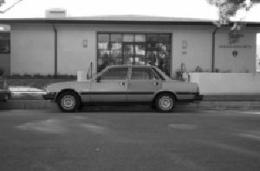
#> input picture image_0002.jpg, 260 x 171 px
$ python equalize.py --image image_0002.jpg
#> lines starting #> are read from the running program, lines starting #| are printed output that depends on the picture
# -*- coding: utf-8 -*-
"""
Created on Wed May 24 13:55:46 2017

@author: Rukayat Ariori
"""

import numpy as np
import argparse
import cv2
ap = argparse.ArgumentParser()
ap.add_argument("-i", "--image", required = True,
help = "Path to the image")
args = vars(ap.parse_args())

image = cv2.imread(args["image"])
#> image is the input picture: shape (171, 260, 3); min 0, max 255, mean 111.6
image = cv2.cvtColor(image, cv2.COLOR_BGR2GRAY)
#> image: shape (171, 260)

eq = cv2.equalizeHist(image)
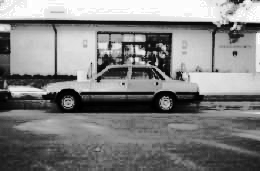
#> eq: shape (171, 260); min 0, max 255, mean 128.9

cv2.imshow("Histogram Equalization", np.hstack([image, eq]))
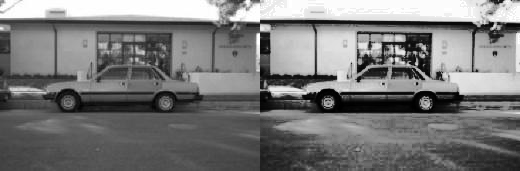
#> window 'Histogram Equalization': shape (171, 520); min 0, max 255, mean 120.2
cv2.waitKey(0)

$ run again, on image_0075.jpg
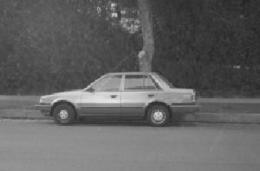
#> input picture image_0075.jpg, 260 x 171 px
#> image is the input picture: shape (171, 260, 3); min 35, max 236, mean 98
#> image: shape (171, 260)
#> `eq = cv2.equalizeHist(image)`:
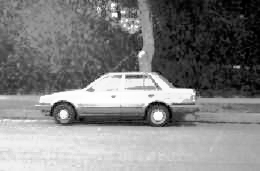
#> eq: shape (171, 260); min 0, max 255, mean 128.9
#> `cv2.imshow("Histogram Equalization", np.hstack([image, eq]))`:
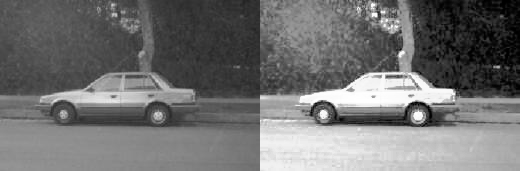
#> window 'Histogram Equalization': shape (171, 520); min 0, max 255, mean 113.4

$ run again, on image_0090.jpg
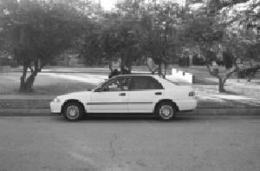
#> input picture image_0090.jpg, 260 x 171 px
#> image is the input picture: shape (171, 260, 3); min 15, max 255, mean 118.8
#> image: shape (171, 260)
#> `eq = cv2.equalizeHist(image)`:
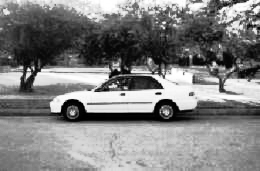
#> eq: shape (171, 260); min 0, max 255, mean 128.5
#> `cv2.imshow("Histogram Equalization", np.hstack([image, eq]))`:
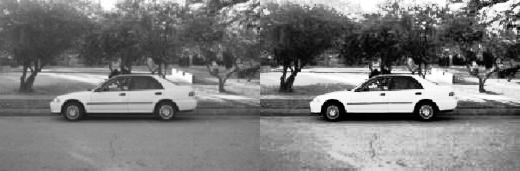
#> window 'Histogram Equalization': shape (171, 520); min 0, max 255, mean 123.7

$ run again, on image_0120.jpg
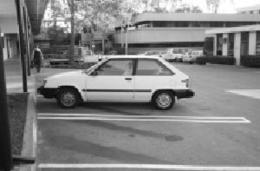
#> input picture image_0120.jpg, 260 x 171 px
#> image is the input picture: shape (171, 260, 3); min 7, max 255, mean 130.8
#> image: shape (171, 260)
#> `eq = cv2.equalizeHist(image)`:
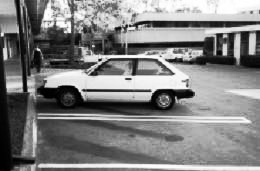
#> eq: shape (171, 260); min 0, max 255, mean 128.2
#> `cv2.imshow("Histogram Equalization", np.hstack([image, eq]))`:
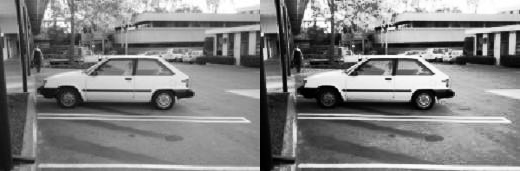
#> window 'Histogram Equalization': shape (171, 520); min 0, max 255, mean 129.5
